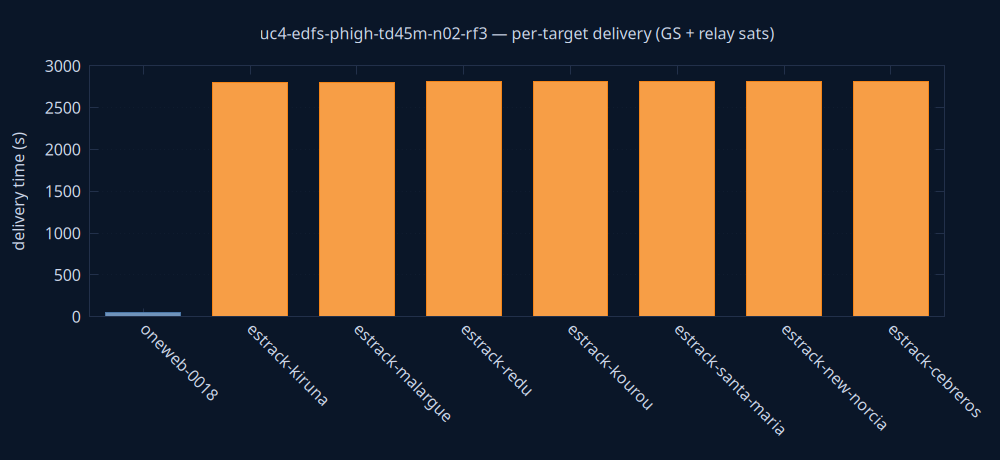

The gnuplot source for this figure:
set terminal pngcairo size 1000,460 background rgb '#0a1628'
set output 'delivery.png'
set style fill solid 0.8
set boxwidth 0.7 relative
set border lc rgb '#22304a'
set grid ytics lc rgb '#22304a'
set yrange [0:*]
set ylabel 'delivery time (s)' textcolor rgb '#cdd7ea'
set xtics rotate by -45 textcolor rgb '#cdd7ea'
set ytics textcolor rgb '#cdd7ea'
set title 'uc4-edfs-phigh-td45m-n02-rf3 — per-target delivery (GS + relay sats)' textcolor rgb '#cdd7ea'
plot 'delivery.dat' using 0:2:3:xtic(1) with boxes lc rgb variable notitle
